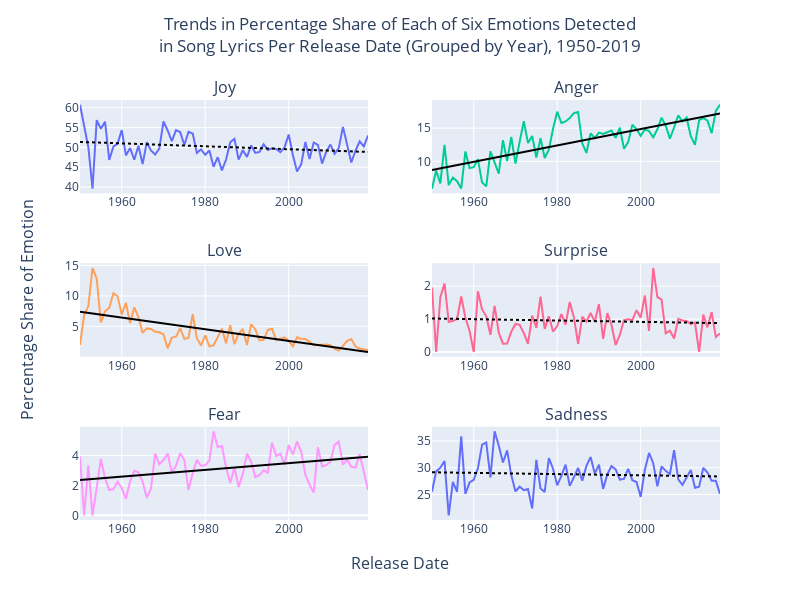

The notebook cell this image was saved under:
### Code cell
emotion_titles = tuple([emotion.capitalize() for emotion in emotion_labels])
emotion_trend_significance = {}

fig = make_subplots(rows=3, cols=2, subplot_titles=emotion_titles, y_title='Percentage Share of Emotion', x_title='Release Date')

row_val = 0
col_val = 0

for idx, emotion in enumerate(emotion_labels):
    emotion_df = emotion_percentages_per_year_df.where(emotion_percentages_per_year_df['emotion']==emotion).dropna()
    trendline, significant = fit_trendline_to_emotion_df(emotion_df)
    emotion_trend_significance[emotion] = significant

    if idx % 2 == 0:
        row_val+=1
    col_val+=1
    if col_val > 2:
        col_val = 1

    # Add the trendline with modified appearance based on significance
    trendline_color = 'black'
    trendline_dash = 'solid' if significant else 'dot'
    
    fig.add_trace(go.Scatter(x=emotion_df['release_date'], y=emotion_df['percentage_share'], mode='lines', name=emotion), row=row_val, col=col_val)
    fig.add_trace(go.Scatter(x=emotion_df['release_date'], y=trendline, mode='lines', name=f'{emotion} trend', line=dict(color=trendline_color, dash=trendline_dash)), row=row_val, col=col_val)


fig.update_layout(height=600, width=800, title_x=0.5, title_y=.95, title_text="Trends in Percentage Share of Each of Six Emotions Detected<br>in Song Lyrics Per Release Date (Grouped by Year), 1950-2019", showlegend=False)
fig.show()
